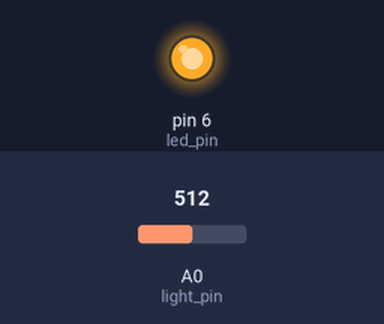
Simulated run of this sketch. Board: Arduino Uno, built with avr-gcc and run on an emulated ATmega328P. On the bench: output pins drawn as LEDs (lit = HIGH). The inputs (shaded band) are chosen by the test bench; at power-on: A0 (light_pin) = 512.

Above: at 1.2 s.
1.3 s: A0 (light_pin) set to 882
2.8 s: A0 (light_pin) set to 915
At 3.6 s:
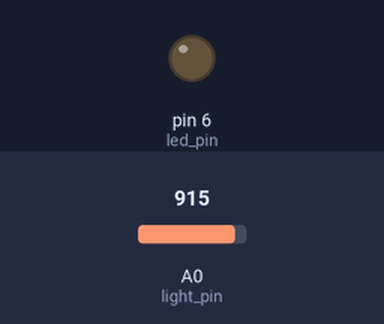
4.3 s: A0 (light_pin) set to 890
At 4.8 s:
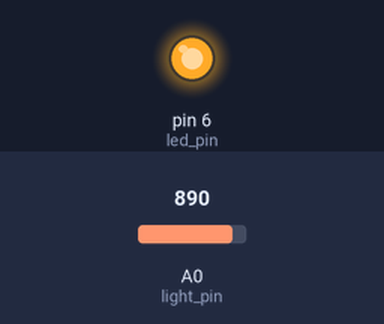
5.8 s: A0 (light_pin) set to 900
At 7.1 s:
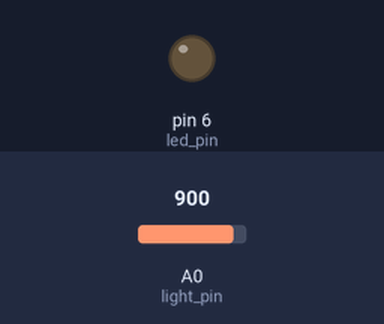
Timing chart, 0 to 8.3 s (numbered marks = the images above; inputs shaded):
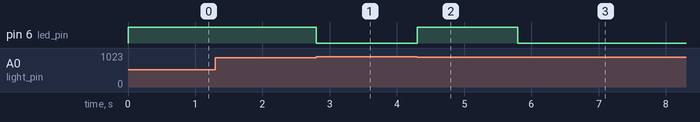

The sketch:

Night_Light.ino
```cpp
const int light_pin = A0;
const int led_pin = 6;
const int threshold = 900;

void setup() {
  // put your setup code here, to run once:
  pinMode(led_pin, OUTPUT);
}

void loop() {
  // put your main code here, to run repeatedly:
  int light_val = analogRead(light_pin);

  if (light_val < threshold) {
    digitalWrite(led_pin, HIGH);
  } else {
    digitalWrite(led_pin, LOW);
  }
}
```

Measured:
- the behaviour switches between 899 and 900 on A0 (light_pin) (found by bisection; images 0 and 1)
- after the input at 1.3 s, every drawn part: stays the same
- after the input at 2.8 s, pin 6 (led_pin): HIGH → LOW at once
- after the input at 4.3 s, pin 6 (led_pin): LOW → HIGH at once
- after the input at 5.8 s, pin 6 (led_pin): HIGH → LOW at once
